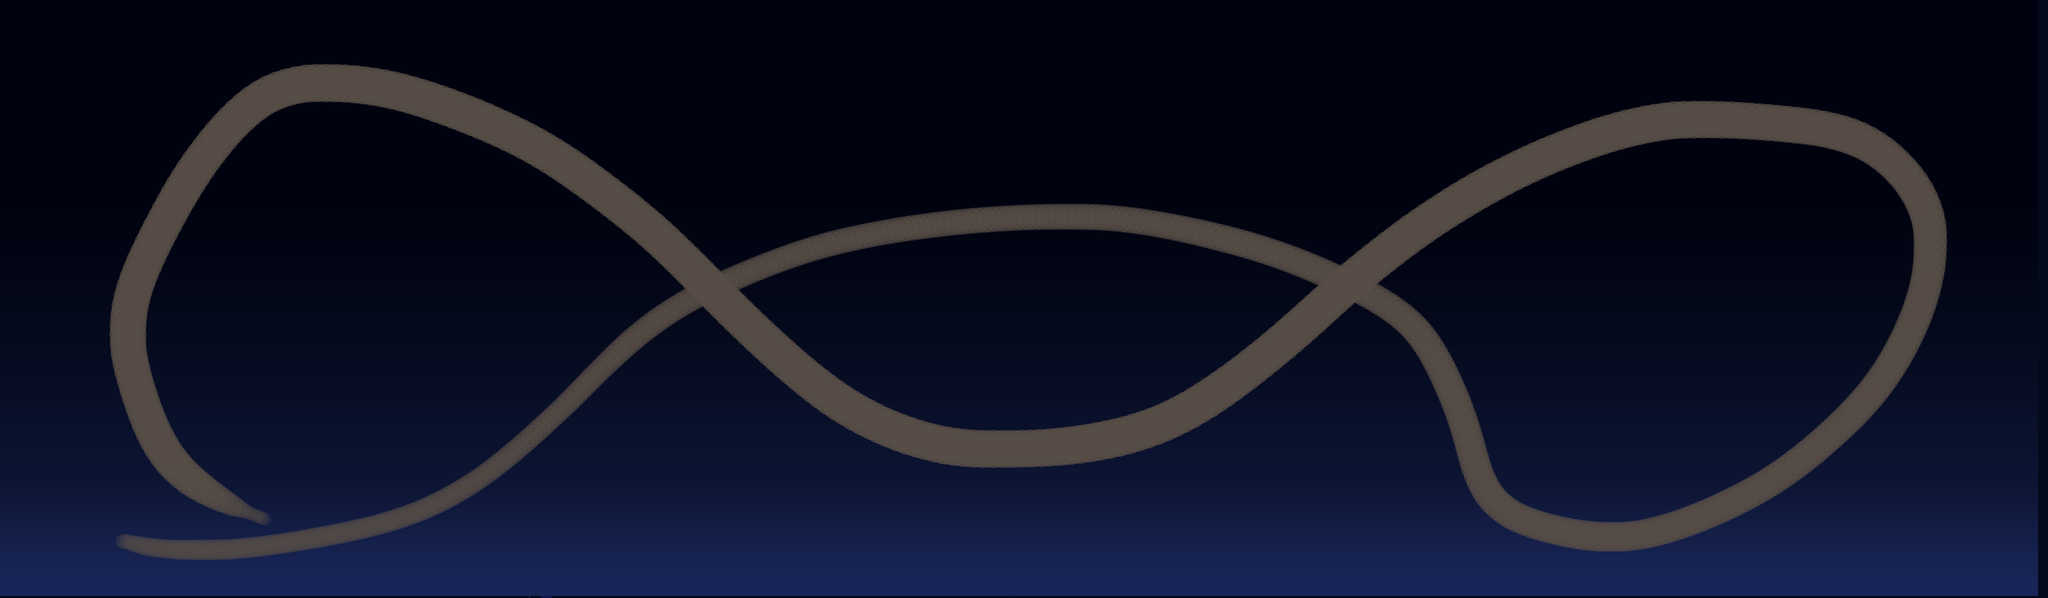

This game map was drawn from its Tiled (.tmx) file and the tilesets committed beside it. A one-line description and the trimmed map source follow:
An orthogonal 178x52 tile map with 36x36 px tiles, 3 tile layers (BLACK, Environment, _Highlights), 3 hidden layers not drawn, 4 tilesets, 2 image layers and 3 objects (3x Portal).

<map version="1.0" orientation="orthogonal" renderorder="left-up" width="178" height="52" tilewidth="36" tileheight="36" nextobjectid="36">
 <properties>
  <property name="background_music" value="vega" />
 </properties>
 <tileset firstgid="1" source="../Tilesheets/Wireframes.tsx" />
 <tileset firstgid="41" source="../Tilesheets/Base.r02.tsx" />
 <tileset firstgid="151" source="../Tilesheets/Highlights.r02.tsx" />
 <tileset firstgid="251" source="../Tilesheets/Textures.r02.tsx" />
 <layer name="BLACK" width="178" height="52">
  <data>[9256 cells, 9256 non-empty, 1 distinct tile ids]</data>
 </layer>
 <layer name="Background" width="178" height="52" visible="0">
  <data>[9256 cells, 0 non-empty, 0 distinct tile ids]</data>
 </layer>
 <layer name="Environment" width="178" height="52">
  <data>[9256 cells, 2587 non-empty, 12 distinct tile ids]</data>
 </layer>
 <layer name="_Highlights" width="178" height="52">
  <data>[9256 cells, 556 non-empty, 20 distinct tile ids]</data>
 </layer>
 <layer name="_Textures" width="178" height="52" visible="0">
  <data>[9256 cells, 0 non-empty, 0 distinct tile ids]</data>
 </layer>
 <objectgroup name="Objects">
  <object id="25" name="DunePortal" type="Portal" gid="29" x="6300" y="1368" width="36" height="324">
   <properties>
    <property name="destination" value="dunes.tmx#CityPortal" />
    <property name="exit_direction" value="Right" />
   </properties>
  </object>
  <object id="29" name="CavePortal" type="Portal" gid="29" x="2988" y="1800" width="180" height="108">
   <properties>
    <property name="destination" value="cave.tmx#CityPortal" />
    <property name="exit_direction" value="Down" />
   </properties>
  </object>
  <object id="30" name="T_LobbyPortal" type="Portal" gid="34" x="1980" y="1332" width="36" height="36">
   <properties>
    <property name="destination" value="t_lobby.tmx#CityPortal" />
    <property name="exit_direction" value="Up" />
   </properties>
  </object>
 </objectgroup>
 <layer name="Foreground" width="178" height="52" visible="0">
  <data>[9256 cells, 14 non-empty, 2 distinct tile ids]</data>
 </layer>
 <imagelayer name="TraceLayer" opacity="0.82">
  <image source="star-taker_environment_city_v06_JR.png" trans="000000" width="6377" height="1866" />
 </imagelayer>
 <imagelayer name="Background">
  <image source="../Tilesheets/background4.png" width="6377" height="1866" />
  <properties>
   <property name="Speed" type="int" value="8" />
  </properties>
 </imagelayer>
</map>
